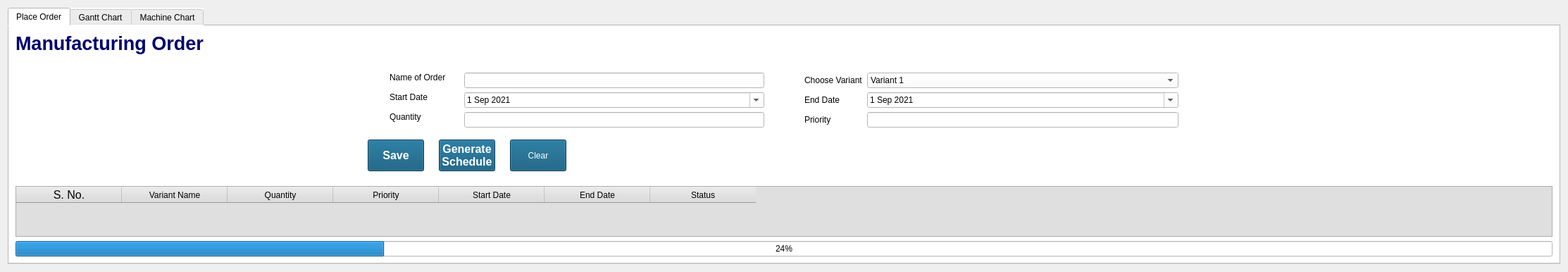
            <widget class="QWidget" name="SchedulingPage">
             <layout class="QVBoxLayout" name="verticalLayout_13">
              <item>
               <widget class="QTabWidget" name="Scheduling_tabWidget">
                <property name="cursor">
                 <cursorShape>PointingHandCursor</cursorShape>
                </property>
                <property name="toolTip">
                 <string/>
                </property>
                <property name="styleSheet">
                 <string notr="true">font: 12pt &quot;MS Shell Dlg 2&quot;;
background-color: rgb(255, 255, 255);</string>
                </property>
                <property name="currentIndex">
                 <number>0</number>
                </property>
                <widget class="QWidget" name="tab_6">
                 <attribute name="title">
                  <string>Place Order</string>
                 </attribute>
                 <attribute name="toolTip">
                  <string>Place Order</string>
                 </attribute>
                 <layout class="QGridLayout" name="gridLayout_7">
                  <item row="0" column="0">
                   <layout class="QVBoxLayout" name="verticalLayout_10">
                    <item>
                     <layout class="QVBoxLayout" name="verticalLayout_11">
                      <item>
                       <layout class="QVBoxLayout" name="verticalLayout_12">
                        <item>
                         <widget class="QLabel" name="ManufacturingOrder_label">
                          <property name="font">
                           <font>
                            <family>Segoe UI</family>
                            <pointsize>20</pointsize>
                            <weight>75</weight>
                            <italic>false</italic>
                            <bold>true</bold>
                           </font>
                          </property>
                          <property name="styleSheet">
                           <string notr="true">color: rgb(0, 0, 108);
font:  600 20pt &quot;Segoe UI&quot;;</string>
                          </property>
                          <property name="text">
                           <string>Manufacturing Order</string>
                          </property>
                         </widget>
                        </item>
                        <item>
                         <spacer name="verticalSpacer_10">
                          <property name="orientation">
                           <enum>Qt::Vertical</enum>
                          </property>
                          <property name="sizeType">
                           <enum>QSizePolicy::Fixed</enum>
                          </property>
                          <property name="sizeHint" stdset="0">
                           <size>
                            <width>20</width>
                            <height>20</height>
                           </size>
                          </property>
                         </spacer>
                        </item>
                        <item>
                         <layout class="QHBoxLayout" name="horizontalLayout_5">
                          <item>
                           <spacer name="horizontalSpacer_18">
                            <property name="orientation">
                             <enum>Qt::Horizontal</enum>
                            </property>
                            <property name="sizeHint" stdset="0">
                             <size>
                              <width>40</width>
                              <height>20</height>
                             </size>
                            </property>
                           </spacer>
                          </item>
                          <item>
                           <layout class="QFormLayout" name="formLayout_3">
                            <property name="sizeConstraint">
                             <enum>QLayout::SetMinAndMaxSize</enum>
                            </property>
                            <item row="0" column="0">
                             <widget class="QLabel" name="orderName_label">
                              <property name="sizePolicy">
                               <sizepolicy hsizetype="Expanding" vsizetype="Fixed">
                                <horstretch>0</horstretch>
                                <verstretch>0</verstretch>
                               </sizepolicy>
                              </property>
                              <property name="minimumSize">
                               <size>
                                <width>100</width>
                                <height>0</height>
                               </size>
                              </property>
                              <property name="maximumSize">
                               <size>
                                <width>400</width>
                                <height>16777215</height>
                               </size>
                              </property>
                              <property name="styleSheet">
                               <string notr="true">font: 14pt &quot;Calibri&quot;;</string>
                              </property>
                              <property name="text">
                               <string>Name of Order</string>
                              </property>
                             </widget>
                            </item>
                            <item row="0" column="1">
                             <widget class="QLineEdit" name="lineEdit_OrderName">
                              <property name="sizePolicy">
                               <sizepolicy hsizetype="Expanding" vsizetype="Fixed">
                                <horstretch>0</horstretch>
                                <verstretch>0</verstretch>
                               </sizepolicy>
                              </property>
                              <property name="minimumSize">
                               <size>
                                <width>0</width>
                                <height>0</height>
                               </size>
                              </property>
                              <property name="maximumSize">
                               <size>
                                <width>16777215</width>
                                <height>16777215</height>
                               </size>
                              </property>
                              <property name="styleSheet">
                               <string notr="true">background-color: rgb(255, 255, 255);

font: 12pt &quot;Calibri&quot;;</string>
                              </property>
                             </widget>
                            </item>
                            <item row="1" column="0">
                             <widget class="QLabel" name="StartDate_label">
                              <property name="sizePolicy">
                               <sizepolicy hsizetype="Expanding" vsizetype="Fixed">
                                <horstretch>0</horstretch>
                                <verstretch>0</verstretch>
                               </sizepolicy>
                              </property>
                              <property name="minimumSize">
                               <size>
                                <width>100</width>
                                <height>0</height>
                               </size>
                              </property>
                              <property name="maximumSize">
                               <size>
                                <width>400</width>
                                <height>16777215</height>
                               </size>
                              </property>
                              <property name="styleSheet">
                               <string notr="true">font: 14pt &quot;Calibri&quot;;</string>
                              </property>
                              <property name="text">
                               <string>Start Date</string>
                              </property>
                             </widget>
                            </item>
                            <item row="1" column="1">
                             <widget class="QDateEdit" name="startDate_dateEdit">
                              <property name="sizePolicy">
                               <sizepolicy hsizetype="Expanding" vsizetype="Fixed">
                                <horstretch>0</horstretch>
                                <verstretch>0</verstretch>
                               </sizepolicy>
                              </property>
                              <property name="minimumSize">
                               <size>
                                <width>0</width>
                                <height>0</height>
                               </size>
                              </property>
                              <property name="maximumSize">
                               <size>
                                <width>16777215</width>
                                <height>16777215</height>
                               </size>
                              </property>
                              <property name="styleSheet">
                               <string notr="true">background-color: rgb(255, 255, 255);
font: 12pt &quot;Calibri&quot;;
selection-color: rgb(255, 255, 255);
selection-background-color: rgb(2, 93, 213);
color: rgb(0, 0, 0);</string>
                              </property>
                              <property name="minimumDateTime">
                               <datetime>
                                <hour>0</hour>
                                <minute>0</minute>
                                <second>0</second>
                                <year>1947</year>
                                <month>1</month>
                                <day>7</day>
                               </datetime>
                              </property>
                              <property name="calendarPopup">
                               <bool>true</bool>
                              </property>
                              <property name="date">
                               <date>
                                <year>2021</year>
                                <month>9</month>
                                <day>1</day>
                               </date>
                              </property>
                             </widget>
                            </item>
                            <item row="2" column="0">
                             <widget class="QLabel" name="Quantity_label">
                              <property name="sizePolicy">
                               <sizepolicy hsizetype="Expanding" vsizetype="Fixed">
                                <horstretch>0</horstretch>
                                <verstretch>0</verstretch>
                               </sizepolicy>
                              </property>
                              <property name="minimumSize">
                               <size>
                                <width>100</width>
                                <height>0</height>
                               </size>
                              </property>
                              <property name="maximumSize">
                               <size>
                                <width>400</width>
                                <height>16777215</height>
                               </size>
                              </property>
                              <property name="styleSheet">
                               <string notr="true">font: 14pt &quot;Calibri&quot;;</string>
                              </property>
                              <property name="text">
                               <string>Quantity</string>
                              </property>
                             </widget>
                            </item>
                            <item row="2" column="1">
                             <widget class="QLineEdit" name="lineEdit_Quantity">
                              <property name="sizePolicy">
                               <sizepolicy hsizetype="Expanding" vsizetype="Fixed">
                                <horstretch>0</horstretch>
                                <verstretch>0</verstretch>
                               </sizepolicy>
                              </property>
                              <property name="minimumSize">
                               <size>
                                <width>0</width>
                                <height>0</height>
                               </size>
                              </property>
                              <property name="maximumSize">
                               <size>
                                <width>16777215</width>
                                <height>16777215</height>
                               </size>
                              </property>
                              <property name="styleSheet">
                               <string notr="true">background-color: rgb(255, 255, 255);

font: 12pt &quot;Calibri&quot;;</string>
                              </property>
                             </widget>
                            </item>
                           </layout>
                          </item>
                          <item>
                           <spacer name="horizontalSpacer_13">
                            <property name="orientation">
                             <enum>Qt::Horizontal</enum>
                            </property>
                            <property name="sizeType">
                             <enum>QSizePolicy::Fixed</enum>
                            </property>
                            <property name="sizeHint" stdset="0">
                             <size>
                              <width>51</width>
                              <height>20</height>
                             </size>
                            </property>
                           </spacer>
                          </item>
                          <item>
                           <layout class="QFormLayout" name="formLayout_4">
                            <item row="0" column="0">
                             <widget class="QLabel" name="chooseVarient_label">
                              <property name="styleSheet">
                               <string notr="true">font: 14pt &quot;Calibri&quot;;</string>
                              </property>
                              <property name="text">
                               <string>Choose Variant</string>
                              </property>
                             </widget>
                            </item>
                            <item row="0" column="1">
                             <widget class="QComboBox" name="ChooseVariant_comboBox">
                              <property name="sizePolicy">
                               <sizepolicy hsizetype="Expanding" vsizetype="Fixed">
                                <horstretch>0</horstretch>
                                <verstretch>0</verstretch>
                               </sizepolicy>
                              </property>
                              <property name="styleSheet">
                               <string notr="true">background-color: rgb(255, 255, 255);
font: 12pt &quot;Calibri&quot;;
selection-color: rgb(255, 255, 255);
selection-background-color: rgb(2, 93, 213);
color: rgb(0, 0, 0);</string>
                              </property>
                              <item>
                               <property name="text">
                                <string>Variant 1</string>
                               </property>
                              </item>
                              <item>
                               <property name="text">
                                <string>Variant 2</string>
                               </property>
                              </item>
                              <item>
                               <property name="text">
                                <string>Variant 3</string>
                               </property>
                              </item>
                              <item>
                               <property name="text">
                                <string>Variant 4</string>
                               </property>
                              </item>
                             </widget>
                            </item>
                            <item row="1" column="0">
                             <widget class="QLabel" name="label_23">
                              <property name="styleSheet">
                               <string notr="true">font: 14pt &quot;Calibri&quot;;</string>
                              </property>
                              <property name="text">
                               <string>End Date</string>
                              </property>
                             </widget>
                            </item>
                            <item row="1" column="1">
                             <widget class="QDateEdit" name="EndDate_dateEdit">
                              <property name="sizePolicy">
                               <sizepolicy hsizetype="Expanding" vsizetype="Fixed">
                                <horstretch>0</horstretch>
                                <verstretch>0</verstretch>
                               </sizepolicy>
                              </property>
                              <property name="styleSheet">
                               <string notr="true">background-color: rgb(255, 255, 255);
font: 12pt &quot;Calibri&quot;;
selection-color: rgb(255, 255, 255);
selection-background-color: rgb(2, 93, 213);
color: rgb(0, 0, 0);</string>
                              </property>
                              <property name="calendarPopup">
                               <bool>true</bool>
                              </property>
                              <property name="date">
                               <date>
                                <year>2021</year>
                                <month>9</month>
                                <day>1</day>
                               </date>
                              </property>
                             </widget>
                            </item>
                            <item row="2" column="0">
                             <widget class="QLabel" name="label_24">
                              <property name="styleSheet">
                               <string notr="true">font: 14pt &quot;Calibri&quot;;</string>
                              </property>
                              <property name="text">
                               <string>Priority</string>
                              </property>
                             </widget>
                            </item>
                            <item row="2" column="1">
                             <widget class="QLineEdit" name="lineEdit_Priority">
                              <property name="sizePolicy">
                               <sizepolicy hsizetype="Expanding" vsizetype="Fixed">
                                <horstretch>0</horstretch>
                                <verstretch>0</verstretch>
                               </sizepolicy>
                              </property>
                              <property name="styleSheet">
                               <string notr="true">background-color: rgb(255, 255, 255);
font: 12pt &quot;Calibri&quot;;</string>
                              </property>
                             </widget>
                            </item>
                           </layout>
                          </item>
                          <item>
                           <spacer name="horizontalSpacer_17">
                            <property name="orientation">
                             <enum>Qt::Horizontal</enum>
                            </property>
                            <property name="sizeHint" stdset="0">
                             <size>
                              <width>40</width>
                              <height>20</height>
                             </size>
                            </property>
                           </spacer>
                          </item>
                         </layout>
                        </item>
                       </layout>
                      </item>
                      <item>
                       <spacer name="verticalSpacer_11">
                        <property name="orientation">
                         <enum>Qt::Vertical</enum>
                        </property>
                        <property name="sizeType">
                         <enum>QSizePolicy::Fixed</enum>
                        </property>
                        <property name="sizeHint" stdset="0">
                         <size>
                          <width>18</width>
                          <height>11</height>
                         </size>
                        </property>
                       </spacer>
                      </item>
                      <item>
                       <layout class="QHBoxLayout" name="horizontalLayout_6">
                        <item>
                         <spacer name="horizontalSpacer_14">
                          <property name="orientation">
                           <enum>Qt::Horizontal</enum>
                          </property>
                          <property name="sizeType">
                           <enum>QSizePolicy::Fixed</enum>
                          </property>
                          <property name="sizeHint" stdset="0">
                           <size>
                            <width>500</width>
                            <height>20</height>
                           </size>
                          </property>
                         </spacer>
                        </item>
                        <item>
                         <widget class="QPushButton" name="Save_pushButton">
                          <property name="sizePolicy">
                           <sizepolicy hsizetype="Minimum" vsizetype="Preferred">
                            <horstretch>0</horstretch>
                            <verstretch>0</verstretch>
                           </sizepolicy>
                          </property>
                          <property name="font">
                           <font>
                            <family>MS Shell Dlg 2</family>
                            <pointsize>12</pointsize>
                            <weight>93</weight>
                            <italic>false</italic>
                            <bold>true</bold>
                           </font>
                          </property>
                          <property name="cursor">
                           <cursorShape>PointingHandCursor</cursorShape>
                          </property>
                          <property name="styleSheet">
                           <string notr="true">background-color: rgb(5, 80, 117);
color: rgb(255, 255, 255);
font: 750 12pt &quot;MS Shell Dlg 2&quot;;</string>
                          </property>
                          <property name="text">
                           <string>Save</string>
                          </property>
                         </widget>
                        </item>
                        <item>
                         <spacer name="horizontalSpacer_15">
                          <property name="orientation">
                           <enum>Qt::Horizontal</enum>
                          </property>
                          <property name="sizeType">
                           <enum>QSizePolicy::Fixed</enum>
                          </property>
                          <property name="sizeHint" stdset="0">
                           <size>
                            <width>15</width>
                            <height>20</height>
                           </size>
                          </property>
                         </spacer>
                        </item>
                        <item>
                         <widget class="QPushButton" name="GenerateSchedule_pushButton">
                          <property name="font">
                           <font>
                            <family>MS Shell Dlg 2</family>
                            <pointsize>12</pointsize>
                            <weight>93</weight>
                            <italic>false</italic>
                            <bold>true</bold>
                           </font>
                          </property>
                          <property name="cursor">
                           <cursorShape>PointingHandCursor</cursorShape>
                          </property>
                          <property name="toolTip">
                           <string/>
                          </property>
                          <property name="styleSheet">
                           <string notr="true">background-color: rgb(5, 80, 117);
color: rgb(255, 255, 255);
font: 750 12pt &quot;MS Shell Dlg 2&quot;;</string>
                          </property>
                          <property name="text">
                           <string>Generate
Schedule</string>
                          </property>
                         </widget>
                        </item>
                        <item>
                         <spacer name="horizontalSpacer_16">
                          <property name="orientation">
                           <enum>Qt::Horizontal</enum>
                          </property>
                          <property name="sizeType">
                           <enum>QSizePolicy::Fixed</enum>
                          </property>
                          <property name="sizeHint" stdset="0">
                           <size>
                            <width>15</width>
                            <height>20</height>
                           </size>
                          </property>
                         </spacer>
                        </item>
                        <item>
                         <widget class="QPushButton" name="clear_pushButton">
                          <property name="sizePolicy">
                           <sizepolicy hsizetype="Fixed" vsizetype="Preferred">
                            <horstretch>0</horstretch>
                            <verstretch>0</verstretch>
                           </sizepolicy>
                          </property>
                          <property name="styleSheet">
                           <string notr="true">background-color: rgb(5, 80, 117);
color: rgb(255, 255, 255);
font: 750 12pt &quot;MS Shell Dlg 2&quot;;</string>
                          </property>
                          <property name="text">
                           <string>Clear</string>
                          </property>
                         </widget>
                        </item>
                        <item>
                         <spacer name="horizontalSpacer_19">
                          <property name="orientation">
                           <enum>Qt::Horizontal</enum>
                          </property>
                          <property name="sizeType">
                           <enum>QSizePolicy::Fixed</enum>
                          </property>
                          <property name="sizeHint" stdset="0">
                           <size>
                            <width>1400</width>
                            <height>20</height>
                           </size>
                          </property>
                         </spacer>
                        </item>
                       </layout>
                      </item>
                     </layout>
                    </item>
                    <item>
                     <spacer name="verticalSpacer_12">
                      <property name="orientation">
                       <enum>Qt::Vertical</enum>
                      </property>
                      <property name="sizeType">
                       <enum>QSizePolicy::Fixed</enum>
                      </property>
                      <property name="sizeHint" stdset="0">
                       <size>
                        <width>20</width>
                        <height>15</height>
                       </size>
                      </property>
                     </spacer>
                    </item>
                    <item>
                     <widget class="QTableWidget" name="PlaceOder_tableWidget">
                      <property name="styleSheet">
                       <string notr="true">background-color: rgb(223, 223, 223);
border-bottom-color: rgb(0, 0, 0);</string>
                      </property>
                      <property name="inputMethodHints">
                       <set>Qt::ImhNone</set>
                      </property>
                      <property name="frameShape">
                       <enum>QFrame::StyledPanel</enum>
                      </property>
                      <property name="frameShadow">
                       <enum>QFrame::Plain</enum>
                      </property>
                      <property name="sizeAdjustPolicy">
                       <enum>QAbstractScrollArea::AdjustToContents</enum>
                      </property>
                      <attribute name="horizontalHeaderCascadingSectionResizes">
                       <bool>false</bool>
                      </attribute>
                      <attribute name="horizontalHeaderDefaultSectionSize">
                       <number>150</number>
                      </attribute>
                      <column>
                       <property name="text">
                        <string>S. No.</string>
                       </property>
                       <property name="font">
                        <font>
                         <pointsize>12</pointsize>
                        </font>
                       </property>
                       <property name="textAlignment">
                        <set>AlignCenter</set>
                       </property>
                      </column>
                      <column>
                       <property name="text">
                        <string>Variant Name</string>
                       </property>
                       <property name="textAlignment">
                        <set>AlignCenter</set>
                       </property>
                      </column>
                      <column>
                       <property name="text">
                        <string>Quantity</string>
                       </property>
                       <property name="textAlignment">
                        <set>AlignCenter</set>
                       </property>
                      </column>
                      <column>
                       <property name="text">
                        <string>Priority</string>
                       </property>
                       <property name="textAlignment">
                        <set>AlignCenter</set>
                       </property>
                      </column>
                      <column>
                       <property name="text">
                        <string>Start Date</string>
                       </property>
                       <property name="textAlignment">
                        <set>AlignCenter</set>
                       </property>
                      </column>
                      <column>
                       <property name="text">
                        <string>End Date</string>
                       </property>
                       <property name="textAlignment">
                        <set>AlignCenter</set>
                       </property>
                      </column>
                      <column>
                       <property name="text">
                        <string>Status</string>
                       </property>
                       <property name="textAlignment">
                        <set>AlignCenter</set>
                       </property>
                      </column>
                     </widget>
                    </item>
                   </layout>
                  </item>
                  <item row="1" column="0">
                   <widget class="QProgressBar" name="progressBar">
                    <property name="value">
                     <number>24</number>
                    </property>
                   </widget>
                  </item>
                 </layout>
                </widget>
                <widget class="QWidget" name="tab_7">
                 <attribute name="title">
                  <string>Gantt Chart</string>
                 </attribute>
                 <layout class="QFormLayout" name="formLayout_5">
                  <item row="0" column="0">
                   <widget class="QLabel" name="GanttChart_label">
                    <property name="font">
                     <font>
                      <family>Segoe UI</family>
                      <pointsize>20</pointsize>
                      <weight>75</weight>
                      <italic>false</italic>
                      <bold>true</bold>
                     </font>
                    </property>
                    <property name="styleSheet">
                     <string notr="true">color: rgb(0, 0, 108);
font:  600 20pt &quot;Segoe UI&quot;;</string>
                    </property>
                    <property name="text">
                     <string>Gantt Chart</string>
                    </property>
                   </widget>
                  </item>
                 </layout>
                </widget>
                <widget class="QWidget" name="tab_8">
                 <attribute name="title">
                  <string>Machine Chart</string>
                 </attribute>
                 <layout class="QFormLayout" name="formLayout_6">
                  <item row="0" column="0">
                   <widget class="QLabel" name="MachineChart_label">
                    <property name="font">
                     <font>
                      <family>Segoe UI</family>
                      <pointsize>20</pointsize>
                      <weight>75</weight>
                      <italic>false</italic>
                      <bold>true</bold>
                     </font>
                    </property>
                    <property name="styleSheet">
                     <string notr="true">color: rgb(0, 0, 108);
font:  600 20pt &quot;Segoe UI&quot;;
</string>
                    </property>
                    <property name="text">
                     <string>Machine Chart</string>
                    </property>
                   </widget>
                  </item>
                 </layout>
                </widget>
               </widget>
              </item>
             </layout>
            </widget>
